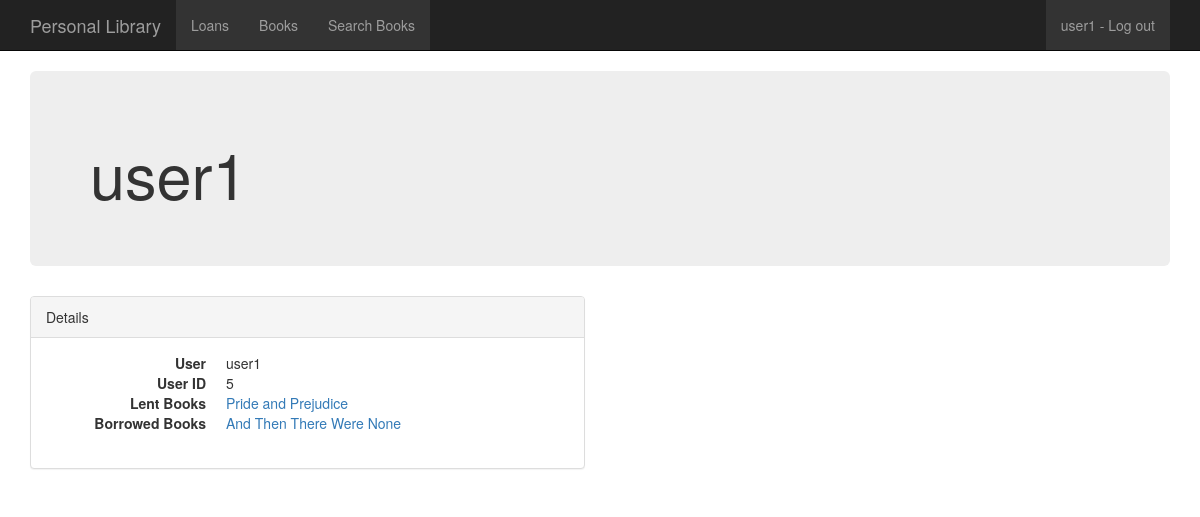
Before: /user/5 with the older database file.
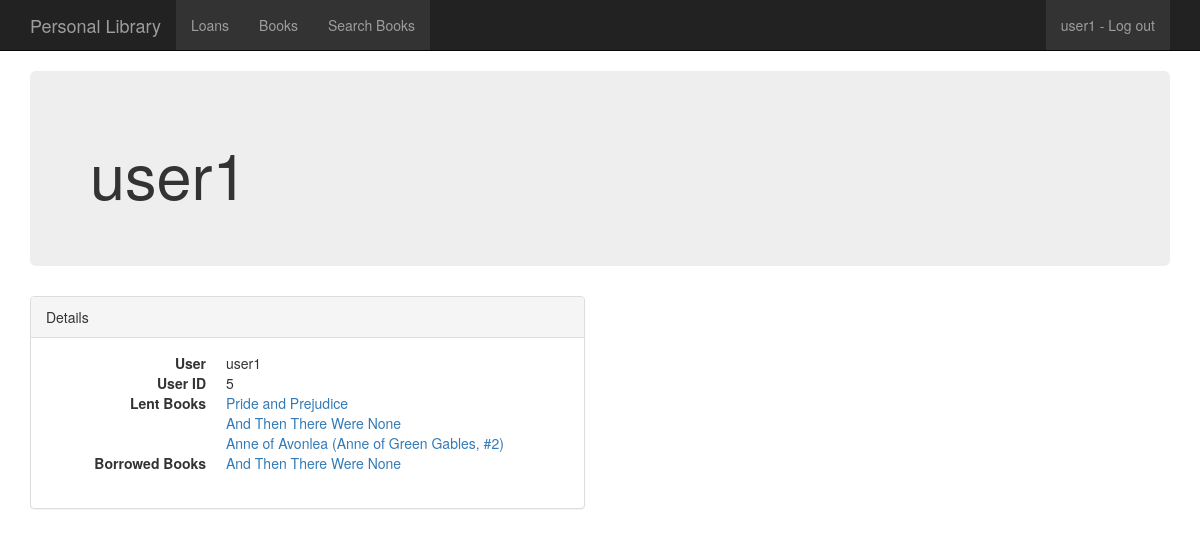
After: the same page with the newer database file.
### libraryapp/models.py (models this page shows, shortened)
class Loans(models.Model):
	date_created = models.DateTimeField(auto_now_add=True)
	borrowed_from = models.ForeignKey(User, related_name='borrowed_from')
	borrower = models.ForeignKey(User, related_name='borrower')
	book = models.ForeignKey(Book, related_name='loans')

class Book(models.Model):
	title = models.CharField(max_length=256)
	isbn = models.IntegerField(null=True)
	author = models.ForeignKey(Author, related_name='books')
	small_image_url = models.URLField(max_length=200, null=True, blank=True)
	publisher = models.CharField(max_length=256, null=True)
	num_pages = models.IntegerField(null=True)
	pubyear = models.IntegerField(null=True, blank=True, default=0)
	pubday = models.IntegerField(null=True, blank=True)
	pubmonth = models.IntegerField(choices=MONTHS, null=True, blank=True)
	rating = models.CharField(max_length=256, null=True)
	url = models.URLField(max_length=200, null=True, blank=True)
	description = models.CharField(max_length=10000, null=True)

### libraryapp/views.py (the view)
# urls.py: url(r'^user/(?P<pk>\d+)$', UserDetail.as_view(), name='user_detail'),
class UserDetail(DetailView):
    model = User
    def get_context_data(self, **kwargs):
        context = super(UserDetail, self).get_context_data(**kwargs)
        context['borrower'] = self.object.borrower.all()
        context['borrowed_from'] = self.object.borrowed_from.all()
        return context

### libraryapp/templates/auth/user_detail.html (shortened to what this page needs)
{% extends 'libraryapp/base.html' %}
{% block content %}
<div class="container">
  <div class="jumbotron">
    <h1>{{user}}</h1>
  </div>
  <div class="row">
    <div class="col-md-6">
      <div class="panel panel-default">
        <div class="panel-heading">Details</div>
        <div class="panel-body">
          <dl class="dl-horizontal">
          	<dt>User</dt>
            <dd>{{user}}</dd>
            <dt>User ID</dt>
            <dd>{{user.id}}</dd>
            <dt>Lent Books</dt>
            {% for lent in borrowed_from %}
            <dd><a href = "/books/{{lent.book.id}}">{{lent.book.title}}</a></dd>
            {% endfor %}
            <dt>Borrowed Books</dt>
            {% for borrow in borrower %}
            <dd><a href = "/books/{{borrow.book.id}}">{{borrow.book.title}}</a></dd>
            {% endfor %}
          </dl>
        </div>
      </div>
    </div>
{% endblock %}

Changed rows visible on the page:
added Loans: book "And Then There Were None", shown under "user1"
added Loans: book "Anne of Avonlea (Anne of Green Gables, #2)", shown under "user1"
